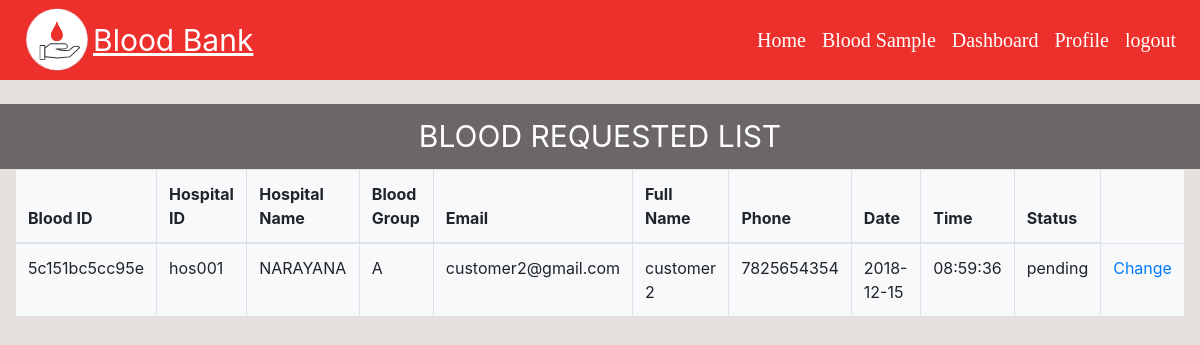
/view_request.php (signed in), run on the app's committed database.
### tables this page shows
CREATE TABLE `request` (
  `req_id` varchar(100) NOT NULL,
  `b_id` varchar(100) NOT NULL,
  `hosptl_id` varchar(100) NOT NULL,
  `hosptl_name` varchar(200) NOT NULL,
  `blg_grp` varchar(10) NOT NULL,
  `email` varchar(100) NOT NULL,
  `full_name` varchar(100) NOT NULL,
  `phone` bigint(20) NOT NULL,
  `date` date NOT NULL,
  `time` time NOT NULL,
  `status` varchar(20) NOT NULL
);

### view_request.php (the view, shortened to what this page needs)
<?php
	include("navbar.php");
 ?>
 <!DOCTYPE html>
 <html lang="en">
 <head>
 	<link rel="stylesheet" href="style/dashboard.css">
 </head>
 <body>
 <div class="container-fluid mt-4">
 	<div class="row">
 		<div class="col-md-12 text-center form-header">
 			<span class="add_blood_text">BLOOD REQUESTED LIST</span>
 		</div>
 		<div class="col-md-12">
 			<table class="table table-bordered bg-light">
 				<thead>
 					<tr>
 						<th>Blood ID</th>
 						<th>Hospital ID</th>
 						<th>Hospital Name</th>
 						<th>Blood Group</th>
 						<th>Email</th>
 						<th>Full Name</th>
 						<th>Phone</th>
 						<th>Date</th>
 						<th>Time</th>
 						<th>Status</th>
 					</tr>
 				</thead>
 				<tbody>
 					<?php
 						$slt_reg = "SELECT * FROM hospital_reg WHERE email = '".$_SESSION["username"]."'";
 						if ($res2 = mysqli_fetch_array($conn->query($slt_reg)))
 						{
 							$hos_id = $res2["h_id"];
	 						$slt_req = "SELECT * FROM request WHERE hosptl_id = '$hos_id'";
	 						if ($result = mysqli_query($conn,$slt_req))
	 						{
	 							while ($row = mysqli_fetch_array($result))
	 							{
	 								$res_id = $row["req_id"];
	 								?>
									<tr>
										<td><?php echo $row["b_id"]; ?></td>
										<td><?php echo $row["hosptl_id"]; ?></td>
										<td><?php echo $row["hosptl_name"]; ?></td>
										<td><?php echo $row["blg_grp"]; ?></td>
										<td><?php echo $row["email"]; ?></td>
										<td><?php echo $row["full_name"]; ?></td>
										<td><?php echo $row["phone"]; ?></td>
										<td><?php echo $row["date"]; ?></td>
										<td><?php echo $row["time"]; ?></td>
										<td><?php echo $row["status"]; ?></td>
										<td>
											<?php
											echo "<a href='view_request.php?changeStatus=$res_id'>
												Change
											</a>";
											 ?>
											 </td>
									</tr>
	 								<?php
	 							}
	 						}
 						}
 					 ?>
 				</tbody>
 			</table>
 		</div>
 	</div>
 </div>
 </body>
 </html>

### style/index.css (style rules this page uses)
body,html { font-family: Adobe Fangsong Std R; }

### style/dashboard.css (style rules this page uses)
.add_blood_text { font-size: 30px; }
.form-header { background-color: #6B6766; color: white; padding: 10px; }

### view_request.php (style rules this page uses)
body { background-color: #E5DFDE; }

### data on the page
request: b "5c151bc5cc95e", hosptl "hos001", hosptl_name "NARAYANA", blg_grp "A", email "customer2@gmail.com", full_name "customer 2", phone "7825654354", date "2018-12-15", time "08:59:36", status "pending"
